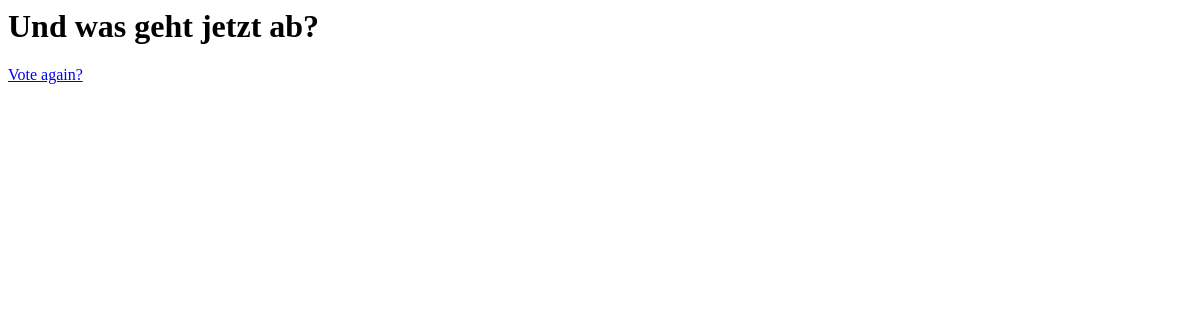
Before: /polls/2/results/ with the older database file.
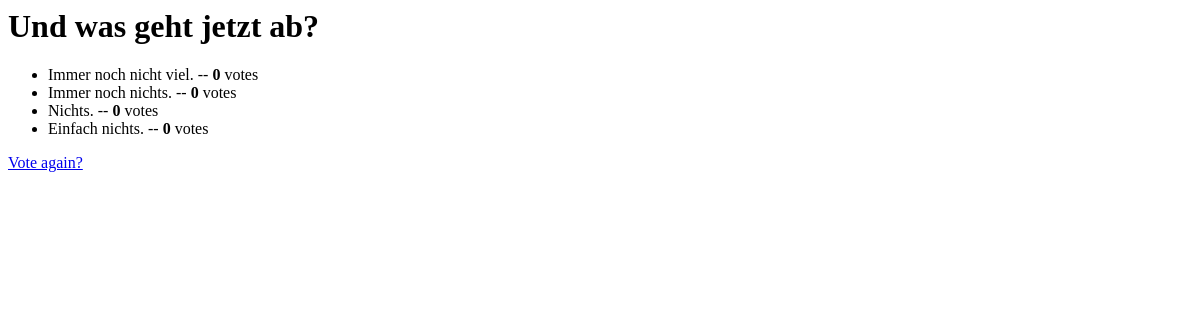
After: the same page with the newer database file.
### polls/models.py (models this page shows, shortened)
class Choicex(models.Model):
	question = models.ForeignKey(Question, on_delete=models.CASCADE)
	choice_text = models.CharField(max_length=200)
	votes = models.IntegerField(default=0)

### polls/views.py (the view)
# urls.py: url(r'^(?P<pk>[0-9]+)/results/$', views.ResultsView.as_view(), name='results'),
class ResultsView(generic.DetailView):
	model = Question
	template_name = 'polls/results.html'

### polls/templates/polls/results.html
<h1>{{ question.question_text }}</h1>
<ul>
	{% for choice in question.choicex_set.all %}
		<li>
			{{ choice.choice_text }} -- <strong>{{ choice.votes }}</strong> vote{{ choice.votes|pluralize }}
		</li>
	{% endfor %}
</ul>
<a href="{% url 'polls:detail' question.id %}">Vote again?</a>

Changed rows visible on the page:
added Choicex: choice_text "Immer noch nicht viel.", votes "0"
added Choicex: choice_text "Immer noch nichts.", votes "0"
added Choicex: choice_text "Nichts.", votes "0"
added Choicex: choice_text "Einfach nichts.", votes "0"
